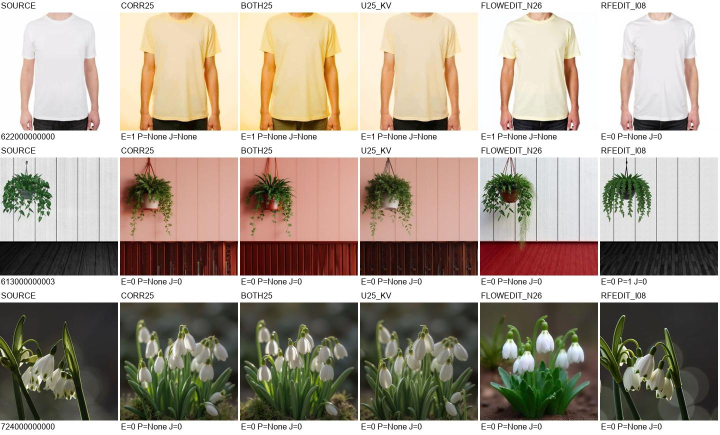
#> input picture tools/qwen_offline_audit/audit_examples.jpg, 1440 x 870 px (shown at 1/2 size)
$ python -i build_sources.py   (imports and definitions only)
#> lines starting #> are read from the running program, lines starting #| are printed output that depends on the picture
"""Build the frozen fresh-source cohort from an existing local PIE archive."""
import argparse, hashlib, io, json, re, zipfile
from collections import Counter
from pathlib import Path
import numpy as np
from PIL import Image, ImageOps

ROOT = Path(__file__).resolve().parent
SALT = 'R87-confirm-20261104'
CATS = ['random editing','change object','add object','delete object',
        'change attribute content','change attribute pose','change attribute color',
        'change attribute material','change background','change style']

def sha(data): return hashlib.sha256(data).hexdigest()
def read(path): return json.loads(path.read_text(encoding='utf-8-sig'))
def write(path, value): path.write_text(json.dumps(value, ensure_ascii=False, indent=2)+'\n', encoding='utf-8')
def fingerprint(im):
    im = ImageOps.exif_transpose(im).convert('RGB')
    thumb = np.asarray(im.resize((64,64), Image.Resampling.LANCZOS), dtype=np.int16)
    gray = np.asarray(im.convert('L').resize((9,8), Image.Resampling.LANCZOS))
    bits = (gray[:,:-1] > gray[:,1:]).reshape(-1)
    return dict(rgb=sha(f'{im.width}x{im.height}:RGB:'.encode()+im.tobytes()),
                thumb=thumb, dhash=int(''.join('1' if b else '0' for b in bits),2))
def same(a,b):
    return a['rgb']==b['rgb'] or ((a['dhash']^b['dhash']).bit_count()<=8 and float(np.abs(a['thumb']-b['thumb']).mean())<=12)
# [73 lines left out: functions mask_of, main, not called in this run]
# [1 line not run here, left out]

>>> from PIL import Image
>>> picture = Image.open('../../tools/qwen_offline_audit/audit_examples.jpg')
#> picture is the input picture: PIL image 1440x870 RGB; mean R, G, B 171, 160.5, 146.9
>>> result = fingerprint(picture)
#> in fingerprint, `thumb = np.asarray(im.resize((64,64), Image.Resampling.LANCZOS), dtype..`:
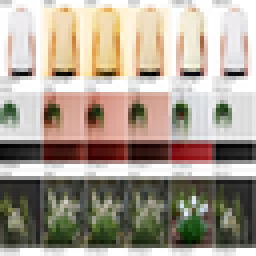
#> thumb: shape (64, 64, 3) int16 (shown 4 times larger); mean R, G, B 170.5, 159.9, 146.3
#> result = 3 items
